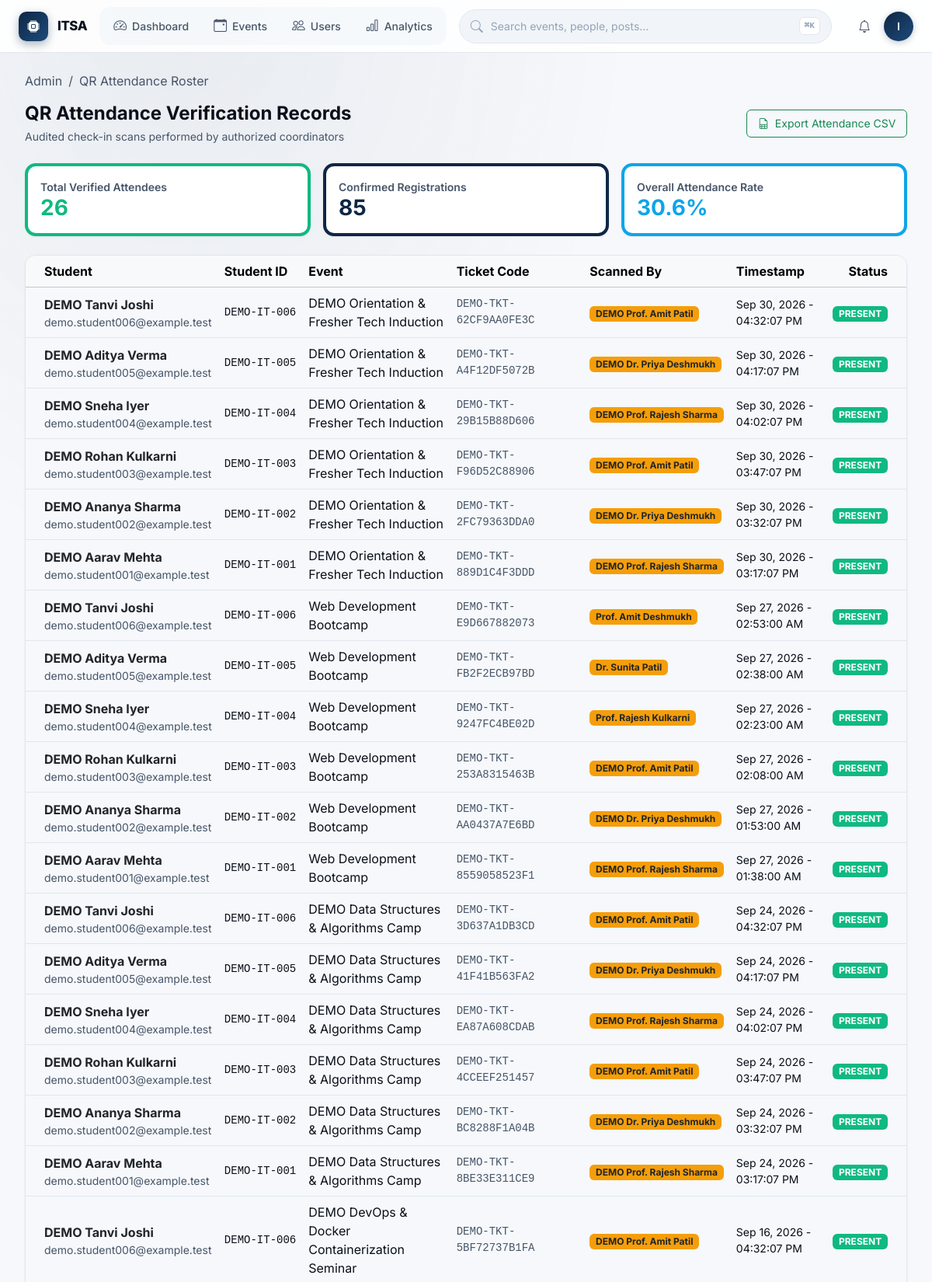
Page /admin/attendance (signed in, upper part) on the committed database.
### app/models/user.py (models this page shows, shortened)
class User(UserMixin, db.Model):
    __tablename__ = 'users'
    id = db.Column(db.Integer, primary_key=True, autoincrement=True)
    email = db.Column(db.String(255), unique=True, nullable=False, index=True)
    password_hash = db.Column(db.String(255), nullable=False)
    full_name = db.Column(db.String(100), nullable=False)
    role = db.Column(db.Enum('STUDENT', 'COORDINATOR', 'ADMIN', name='user_roles'), default='STUDENT', nullable=False, index=True)
    is_active = db.Column(db.Boolean, default=True, nullable=False, index=True)
    is_suspended = db.Column(db.Boolean, default=False, nullable=False)
    profile_image = db.Column(db.String(255), nullable=True)
    created_at = db.Column(db.DateTime, default=datetime.utcnow, nullable=False)
    updated_at = db.Column(db.DateTime, default=datetime.utcnow, onupdate=datetime.utcnow, nullable=False)
    student_profile = db.relationship('StudentProfile', backref='user', uselist=False, cascade='all, delete-orphan')
    coordinator_profile = db.relationship('CoordinatorProfile', backref='user', uselist=False, cascade='all, delete-orphan')
    registrations = db.relationship('EventRegistration', backref='user', lazy='dynamic', cascade='all, delete-orphan')
    attendance_records = db.relationship('Attendance', foreign_keys='Attendance.user_id', backref='student', lazy='dynamic')
    scanned_attendances = db.relationship('Attendance', foreign_keys='Attendance.scanned_by', backref='coordinator', lazy='dynamic')
    certificates = db.relationship('Certificate', backref='user', lazy='dynamic', cascade='all, delete-orphan')
    feedback_submissions = db.relationship('Feedback', backref='user', lazy='dynamic', cascade='all, delete-orphan')
    posts = db.relationship('Post', backref='author', lazy='dynamic', cascade='all, delete-orphan')
    comments = db.relationship('Comment', backref='author', lazy='dynamic', cascade='all, delete-orphan')
    reactions = db.relationship('PostReaction', backref='user', lazy='dynamic', cascade='all, delete-orphan')
    saved_posts = db.relationship('SavedPost', backref='user', lazy='dynamic', cascade='all, delete-orphan')
    notifications = db.relationship('Notification', foreign_keys='Notification.user_id', backref='recipient', lazy='dynamic', cascade='all, delete-orphan')
    points_transactions = db.relationship('ItsaPoints', foreign_keys='ItsaPoints.user_id', backref='user', lazy='dynamic', cascade='all, delete-orphan')
    created_events = db.relationship('Event', backref='creator', lazy='dynamic')

class StudentProfile(db.Model):
    __tablename__ = 'student_profiles'
    id = db.Column(db.Integer, primary_key=True, autoincrement=True)
    user_id = db.Column(db.Integer, db.ForeignKey('users.id', ondelete='CASCADE'), unique=True, nullable=False)
    student_id = db.Column(db.String(50), unique=True, nullable=False, index=True) # Roll number
    department = db.Column(db.String(100), nullable=False, index=True)
    year_of_study = db.Column(db.SmallInteger, nullable=False, index=True) # 1, 2, 3, 4
    bio = db.Column(db.Text, nullable=True)
    interests = db.Column(db.Text, nullable=True) # Comma-separated or JSON
    phone = db.Column(db.String(20), nullable=True)
    github_url = db.Column(db.String(255), nullable=True)
    linkedin_url = db.Column(db.String(255), nullable=True)
    total_points = db.Column(db.Integer, default=0, nullable=False, index=True)
    created_at = db.Column(db.DateTime, default=datetime.utcnow, nullable=False)
    updated_at = db.Column(db.DateTime, default=datetime.utcnow, onupdate=datetime.utcnow, nullable=False)

### app/models/attendance.py (models this page shows, shortened)
class Attendance(db.Model):
    __tablename__ = 'attendance'
    __table_args__ = (
        db.UniqueConstraint('event_id', 'user_id', name='uq_attendance_event_user'),
    )
    id = db.Column(db.Integer, primary_key=True, autoincrement=True)
    event_id = db.Column(db.Integer, db.ForeignKey('events.id', ondelete='CASCADE'), nullable=False, index=True)
    user_id = db.Column(db.Integer, db.ForeignKey('users.id', ondelete='CASCADE'), nullable=False, index=True)
    registration_id = db.Column(db.Integer, db.ForeignKey('event_registrations.id', ondelete='CASCADE'), nullable=False)
    ticket_id = db.Column(db.Integer, db.ForeignKey('event_tickets.id', ondelete='RESTRICT'), nullable=False)
    scanned_by = db.Column(db.Integer, db.ForeignKey('users.id', ondelete='RESTRICT'), nullable=False, index=True)
    scanned_at = db.Column(db.DateTime, default=datetime.utcnow, nullable=False)
    status = db.Column(
        db.Enum('PRESENT', 'ABSENT', 'LATE', name='attendance_statuses'),
        default='PRESENT',
        nullable=False
    )
    notes = db.Column(db.Text, nullable=True)
    certificate = db.relationship('Certificate', backref='attendance', uselist=False)

### app/models/event.py (models this page shows, shortened)
class Event(db.Model):
    __tablename__ = 'events'
    id = db.Column(db.Integer, primary_key=True, autoincrement=True)
    title = db.Column(db.String(200), nullable=False)
    description = db.Column(db.Text, nullable=False)
    category_id = db.Column(db.Integer, db.ForeignKey('event_categories.id', ondelete='SET NULL'), nullable=True, index=True)
    venue_id = db.Column(db.Integer, db.ForeignKey('venues.id', ondelete='SET NULL'), nullable=True)
    poster_image = db.Column(db.String(255), nullable=True)
    start_datetime = db.Column(db.DateTime, nullable=False, index=True)
    end_datetime = db.Column(db.DateTime, nullable=False)
    registration_deadline = db.Column(db.DateTime, nullable=False)
    max_participants = db.Column(db.Integer, nullable=True) # Null = unlimited
    current_registrations = db.Column(db.Integer, default=0, nullable=False)
    status = db.Column(
        db.Enum('DRAFT', 'PUBLISHED', 'REGISTRATION_OPEN', 'REGISTRATION_CLOSED', 'ONGOING', 'COMPLETED', 'CANCELLED', name='event_statuses'),
        default='DRAFT',
        nullable=False,
        index=True
    )
    is_free = db.Column(db.Boolean, default=True, nullable=False)
    registration_fee = db.Column(db.Numeric(10, 2), default=0.00, nullable=False)
    tags = db.Column(db.String(500), nullable=True) # Comma-separated
    created_by = db.Column(db.Integer, db.ForeignKey('users.id', ondelete='RESTRICT'), nullable=False, index=True)
    created_at = db.Column(db.DateTime, default=datetime.utcnow, nullable=False)
    updated_at = db.Column(db.DateTime, default=datetime.utcnow, onupdate=datetime.utcnow, nullable=False)
    coordinators = db.relationship('EventCoordinator', backref='event', lazy='dynamic', cascade='all, delete-orphan')
    registrations = db.relationship('EventRegistration', backref='event', lazy='dynamic', cascade='all, delete-orphan')
    attendances = db.relationship('Attendance', backref='event', lazy='dynamic', cascade='all, delete-orphan')
    certificates = db.relationship('Certificate', backref='event', lazy='dynamic', cascade='all, delete-orphan')
    feedbacks = db.relationship('Feedback', backref='event', lazy='dynamic', cascade='all, delete-orphan')
    gallery_items = db.relationship('EventGallery', backref='event', lazy='dynamic', cascade='all, delete-orphan')
    volunteers = db.relationship('EventVolunteer', backref='event', lazy='dynamic', cascade='all, delete-orphan')
    posts = db.relationship('Post', backref='linked_event', lazy='dynamic')

### app/models/ticket.py (models this page shows, shortened)
class EventTicket(db.Model):
    __tablename__ = 'event_tickets'
    id = db.Column(db.Integer, primary_key=True, autoincrement=True)
    registration_id = db.Column(db.Integer, db.ForeignKey('event_registrations.id', ondelete='CASCADE'), unique=True, nullable=False)
    ticket_code = db.Column(db.String(100), unique=True, nullable=False, index=True) # ITSA-TKT-{uuid4}
    qr_image_path = db.Column(db.String(255), nullable=True)
    issued_at = db.Column(db.DateTime, default=datetime.utcnow, nullable=False)
    is_valid = db.Column(db.Boolean, default=True, nullable=False, index=True)
    attendance = db.relationship('Attendance', backref='ticket', uselist=False)

### app/routes/pages.py (the view)
@pages_bp.route('/admin/attendance')
@admin_required
def admin_attendance():
    from app.models.attendance import Attendance
    from app.models.registration import EventRegistration
    event_id = request.args.get('event_id')
    query = Attendance.query
    if event_id:
        query = query.filter_by(event_id=int(event_id))
    records = query.order_by(Attendance.scanned_at.desc()).all()
    events = Event.query.all()
    total_registered = EventRegistration.query.filter_by(status='CONFIRMED').count()
    total_attended = len(records)
    attendance_rate = round((total_attended / total_registered * 100) if total_registered > 0 else 0, 1)
    return render_template(
        'admin/attendance.html',
        records=records,
        events=events,
        total_registered=total_registered,
        total_attended=total_attended,
        attendance_rate=attendance_rate,
        active_page='attendance'
    )

### app/templates/admin/attendance.html (shortened to what this page needs)
{% extends "admin/base_admin.html" %}
{% block breadcrumbs %}
<li class="breadcrumb-item active">QR Attendance Roster</li>
{% endblock %}
{% block admin_content %}
<div class="d-flex justify-content-between align-items-center mb-4 flex-wrap gap-2">
    <div>
        <h4 class="fw-bold mb-1">QR Attendance Verification Records</h4>
        <p class="text-muted small mb-0">Audited check-in scans performed by authorized coordinators</p>
    </div>
    <a href="{{ url_for('api_admin.export_report_csv', report_type='attendance') }}" class="btn btn-outline-success btn-sm">
        <i class="bi bi-file-earmark-spreadsheet me-1"></i> Export Attendance CSV
    </a>
</div>
<div class="row g-3 mb-4">
    <div class="col-md-4">
        <div class="card card-itsa p-3 border-start border-4 border-success">
            <div class="text-muted small fw-semibold">Total Verified Attendees</div>
            <h3 class="fw-bold mb-0 text-success">{{ total_attended }}</h3>
        </div>
    </div>
    <div class="col-md-4">
        <div class="card card-itsa p-3 border-start border-4 border-primary">
            <div class="text-muted small fw-semibold">Confirmed Registrations</div>
            <h3 class="fw-bold mb-0 text-primary">{{ total_registered }}</h3>
        </div>
    </div>
    <div class="col-md-4">
        <div class="card card-itsa p-3 border-start border-4 border-info">
            <div class="text-muted small fw-semibold">Overall Attendance Rate</div>
            <h3 class="fw-bold mb-0 text-info">{{ attendance_rate }}%</h3>
        </div>
    </div>
</div>
<div class="card card-itsa overflow-hidden shadow-sm">
    <div class="table-responsive">
        <table class="table table-hover align-middle mb-0">
            <thead class="table-light">
                <tr>
                    <th class="ps-4">Student</th>
                    <th>Student ID</th>
                    <th>Event</th>
                    <th>Ticket Code</th>
                    <th>Scanned By</th>
                    <th>Timestamp</th>
                    <th class="text-end pe-4">Status</th>
                </tr>
            </thead>
            <tbody>
                {% if records %}
                    {% for r in records %}
                    <tr>
                        <td class="ps-4">
                            <div class="fw-bold text-dark">{{ r.student.full_name }}</div>
                            <div class="small text-muted">{{ r.student.email }}</div>
                        </td>
                        <td class="font-monospace small">{{ r.student.student_profile.student_id if r.student.student_profile else '-' }}</td>
                        <td>{{ r.event.title }}</td>
                        <td class="font-monospace small text-muted">{{ r.ticket.ticket_code if r.ticket else '-' }}</td>
                        <td><span class="badge bg-warning text-dark">{{ r.coordinator.full_name if r.coordinator else 'Coordinator' }}</span></td>
                        <td class="small">{{ r.scanned_at.strftime('%b %d, %Y - %I:%M:%S %p') }}</td>
                        <td class="text-end pe-4"><span class="badge bg-success">{{ r.status }}</span></td>
                    </tr>
                    {% endfor %}
                {% else %}
                    <tr><td colspan="7" class="text-center py-4 text-muted">No attendance scans recorded yet.</td></tr>
                {% endif %}
            </tbody>
        </table>
    </div>
</div>
{% endblock %}

### app/templates/partials/command-bar.html (shortened to what this page needs)
<header id="app-command-bar" role="banner">
  <a href="{% if current_user.role == 'ADMIN' %}{{ url_for('pages.admin_dashboard') }}{% elif current_user.role == 'COORDINATOR' %}{{ url_for('pages.coordinator_dashboard') }}{% else %}{{ url_for('pages.student_dashboard') }}{% endif %}" class="cmd-brand">
    <span class="cmd-brand-logo"><i class="bi bi-cpu-fill"></i></span>
    <span class="cmd-brand-text">ITSA</span>
  </a>
  <nav class="cmd-nav" aria-label="Primary">
    {% if current_user.role == 'ADMIN' %}
      <a href="{{ url_for('pages.admin_dashboard') }}"
         class="cmd-nav-link {% if request.endpoint == 'pages.admin_dashboard' %}active{% endif %}">
        <i class="bi bi-speedometer2"></i> Dashboard
      </a>
      <a href="{{ url_for('pages.admin_events') }}"
         class="cmd-nav-link {% if request.endpoint == 'pages.admin_events' %}active{% endif %}">
        <i class="bi bi-calendar-event"></i> Events
      </a>
      <a href="{{ url_for('pages.admin_users') }}"
         class="cmd-nav-link {% if request.endpoint == 'pages.admin_users' %}active{% endif %}">
        <i class="bi bi-people"></i> Users
      </a>
      <a href="{{ url_for('pages.admin_analytics') }}"
         class="cmd-nav-link {% if request.endpoint == 'pages.admin_analytics' %}active{% endif %}">
        <i class="bi bi-bar-chart"></i> Analytics
      </a>
    {% endif %}
  </nav>
  <button class="cmd-search" type="button" aria-label="Open command palette" data-cmd-palette-open>
    <i class="bi bi-search cmd-search-icon"></i>
    <span class="cmd-search-placeholder">Search events, people, posts…</span>
    <kbd class="cmd-search-kbd">⌘K</kbd>
  </button>
  <div class="cmd-actions">
    <a href="{{ url_for('pages.notifications_page') }}"
       class="cmd-icon-btn always-show"
       aria-label="Notifications"
       data-itsa-notifications>
      <i class="bi bi-bell"></i>
    </a>
    <div class="cmd-user-menu" id="cmd-user-menu">
      <button class="cmd-avatar-btn" aria-label="Account menu" type="button" id="cmd-user-toggle">
        {{ current_user.full_name[0]|upper if current_user.full_name else 'U' }}
      </button>
    </div>
  </div>
</header>

### app/static/css/components.css (style rules this page uses)
.btn-sm { padding: 0.4rem 0.85rem; font-size: 0.875rem; border-radius: var(--radius-sm); }

### app/static/css/main.css (style rules this page uses)
:root { --itsa-primary: var(--brand-500); --itsa-primary-dark: var(--brand-600); --itsa-primary-soft: var(--brand-50); --itsa-gold: #fbbf24; --itsa-gold-dark: #f59e0b; --itsa-gold-gradient: linear-gradient(135deg, #fbbf24 0%, #d97706 100%); --itsa-success: var(--success-solid); --itsa-danger: var(--danger-solid); --itsa-dark: var(--text-primary); --itsa-muted: var(--text-muted); --itsa-light-bg: var(--surface-canvas); --itsa-card-bg: var(--surface-card); --itsa-border: var(--border-subtle); --itsa-glass: var(--surface-glass); --itsa-glass-strong: var(--surface-glass-strong); --itsa-overlay: var(--surface-overlay); --itsa-glow: var(--shadow-glow); --itsa-glow-sm: var(--shadow-glow-sm); }
body { font-family: var(--font-sans); background-color: var(--surface-canvas); color: var(--text-primary); min-height: 100vh; display: flex; flex-direction: column; -webkit-font-smoothing: antialiased; -moz-osx-font-smoothing: grayscale; }
.card-itsa { border: 1px solid var(--border-subtle); border-radius: var(--radius-lg); background-color: var(--surface-card); color: var(--text-primary); box-shadow: 0 1px 2px rgba(0, 0, 0, 0.03), 0 1px 3px rgba(0, 0, 0, 0.04); transition: transform var(--dur-base) var(--ease-spring), box-shadow var(--dur-base), border-color var(--dur-base); }

### rows in the picture
User: full_name "I"
Attendance: student.full_name "DEMO Tanvi Joshi", student.email "demo.student006@example.test", student.student_profile "DEMO-IT-006", event "DEMO Orientation & Fresher Tech Induction", ticket "DEMO-TKT-62CF9AA0FE3C", coordinator "DEMO Prof. Amit Patil", scanned_at "Sep 30, 2026 - 04:32:07 PM", status "PRESENT"
Attendance: student.full_name "DEMO Aditya Verma", student.email "demo.student005@example.test", student.student_profile "DEMO-IT-005", event "DEMO Orientation & Fresher Tech Induction", ticket "DEMO-TKT-A4F12DF5072B", coordinator "DEMO Dr. Priya Deshmukh", scanned_at "Sep 30, 2026 - 04:17:07 PM", status "PRESENT"
Attendance: student.full_name "DEMO Sneha Iyer", student.email "demo.student004@example.test", student.student_profile "DEMO-IT-004", event "DEMO Orientation & Fresher Tech Induction", ticket "DEMO-TKT-29B15B88D606", coordinator "DEMO Prof. Rajesh Sharma", scanned_at "Sep 30, 2026 - 04:02:07 PM", status "PRESENT"
Attendance: student.full_name "DEMO Rohan Kulkarni", student.email "demo.student003@example.test", student.student_profile "DEMO-IT-003", event "DEMO Orientation & Fresher Tech Induction", ticket "DEMO-TKT-F96D52C88906", coordinator "DEMO Prof. Amit Patil", scanned_at "Sep 30, 2026 - 03:47:07 PM", status "PRESENT"
Attendance: student.full_name "DEMO Ananya Sharma", student.email "demo.student002@example.test", student.student_profile "DEMO-IT-002", event "DEMO Orientation & Fresher Tech Induction", ticket "DEMO-TKT-2FC79363DDA0", coordinator "DEMO Dr. Priya Deshmukh", scanned_at "Sep 30, 2026 - 03:32:07 PM", status "PRESENT"
Attendance: student.full_name "DEMO Aarav Mehta", student.email "demo.student001@example.test", student.student_profile "DEMO-IT-001", event "DEMO Orientation & Fresher Tech Induction", ticket "DEMO-TKT-889D1C4F3DDD", coordinator "DEMO Prof. Rajesh Sharma", scanned_at "Sep 30, 2026 - 03:17:07 PM", status "PRESENT"
Attendance: student.full_name "DEMO Tanvi Joshi", student.email "demo.student006@example.test", student.student_profile "DEMO-IT-006", event "Web Development Bootcamp", ticket "DEMO-TKT-E9D667882073", coordinator "Prof. Amit Deshmukh", scanned_at "Sep 27, 2026 - 02:53:00 AM", status "PRESENT"
Attendance: student.full_name "DEMO Aditya Verma", student.email "demo.student005@example.test", student.student_profile "DEMO-IT-005", event "Web Development Bootcamp", ticket "DEMO-TKT-FB2F2ECB97BD", coordinator "Dr. Sunita Patil", scanned_at "Sep 27, 2026 - 02:38:00 AM", status "PRESENT"
Attendance: student.full_name "DEMO Sneha Iyer", student.email "demo.student004@example.test", student.student_profile "DEMO-IT-004", event "Web Development Bootcamp", ticket "DEMO-TKT-9247FC4BE02D", coordinator "Prof. Rajesh Kulkarni", scanned_at "Sep 27, 2026 - 02:23:00 AM", status "PRESENT"
Attendance: student.full_name "DEMO Rohan Kulkarni", student.email "demo.student003@example.test", student.student_profile "DEMO-IT-003", event "Web Development Bootcamp", ticket "DEMO-TKT-253A8315463B", coordinator "DEMO Prof. Amit Patil", scanned_at "Sep 27, 2026 - 02:08:00 AM", status "PRESENT"
Attendance: student.full_name "DEMO Ananya Sharma", student.email "demo.student002@example.test", student.student_profile "DEMO-IT-002", event "Web Development Bootcamp", ticket "DEMO-TKT-AA0437A7E6BD", coordinator "DEMO Dr. Priya Deshmukh", scanned_at "Sep 27, 2026 - 01:53:00 AM", status "PRESENT"
Attendance: student.full_name "DEMO Aarav Mehta", student.email "demo.student001@example.test", student.student_profile "DEMO-IT-001", event "Web Development Bootcamp", ticket "DEMO-TKT-8559058523F1", coordinator "DEMO Prof. Rajesh Sharma", scanned_at "Sep 27, 2026 - 01:38:00 AM", status "PRESENT"
Attendance: student.full_name "DEMO Tanvi Joshi", student.email "demo.student006@example.test", student.student_profile "DEMO-IT-006", event "DEMO Data Structures & Algorithms Camp", ticket "DEMO-TKT-3D637A1DB3CD", coordinator "DEMO Prof. Amit Patil", scanned_at "Sep 24, 2026 - 04:32:07 PM", status "PRESENT"
Attendance: student.full_name "DEMO Aditya Verma", student.email "demo.student005@example.test", student.student_profile "DEMO-IT-005", event "DEMO Data Structures & Algorithms Camp", ticket "DEMO-TKT-41F41B563FA2", coordinator "DEMO Dr. Priya Deshmukh", scanned_at "Sep 24, 2026 - 04:17:07 PM", status "PRESENT"
Attendance: student.full_name "DEMO Sneha Iyer", student.email "demo.student004@example.test", student.student_profile "DEMO-IT-004", event "DEMO Data Structures & Algorithms Camp", ticket "DEMO-TKT-EA87A608CDAB", coordinator "DEMO Prof. Rajesh Sharma", scanned_at "Sep 24, 2026 - 04:02:07 PM", status "PRESENT"
Attendance: student.full_name "DEMO Rohan Kulkarni", student.email "demo.student003@example.test", student.student_profile "DEMO-IT-003", event "DEMO Data Structures & Algorithms Camp", ticket "DEMO-TKT-4CCEEF251457", coordinator "DEMO Prof. Amit Patil", scanned_at "Sep 24, 2026 - 03:47:07 PM", status "PRESENT"
Attendance: student.full_name "DEMO Ananya Sharma", student.email "demo.student002@example.test", student.student_profile "DEMO-IT-002", event "DEMO Data Structures & Algorithms Camp", ticket "DEMO-TKT-BC8288F1A04B", coordinator "DEMO Dr. Priya Deshmukh", scanned_at "Sep 24, 2026 - 03:32:07 PM", status "PRESENT"
Attendance: student.full_name "DEMO Aarav Mehta", student.email "demo.student001@example.test", student.student_profile "DEMO-IT-001", event "DEMO Data Structures & Algorithms Camp", ticket "DEMO-TKT-8BE33E311CE9", coordinator "DEMO Prof. Rajesh Sharma", scanned_at "Sep 24, 2026 - 03:17:07 PM", status "PRESENT"
Attendance: student.full_name "DEMO Tanvi Joshi", student.email "demo.student006@example.test", student.student_profile "DEMO-IT-006", event "DEMO DevOps & Docker Containerization Seminar", ticket "DEMO-TKT-5BF72737B1FA", coordinator "DEMO Prof. Amit Patil", scanned_at "Sep 16, 2026 - 04:32:07 PM", status "PRESENT"

### other values in the picture
{{ total_attended }} "26"
{{ total_registered }} "85"
{{ attendance_rate }} "30.6"
